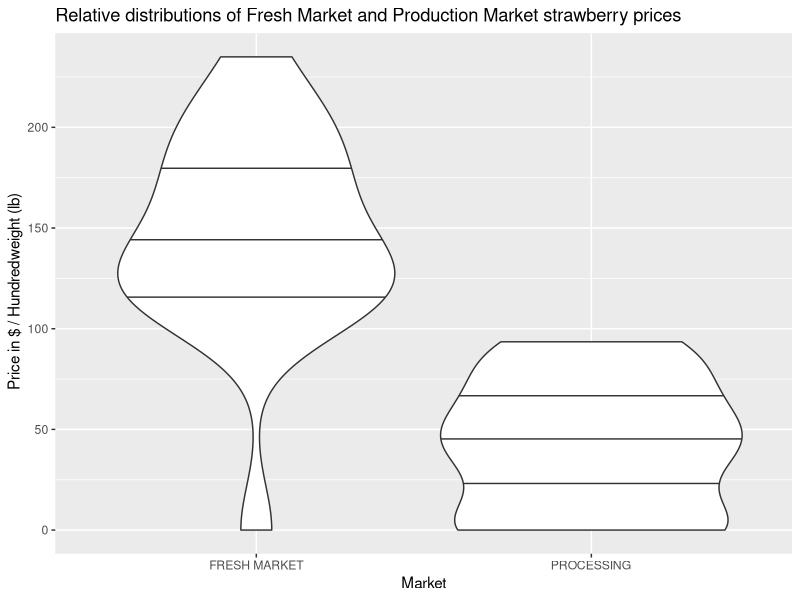
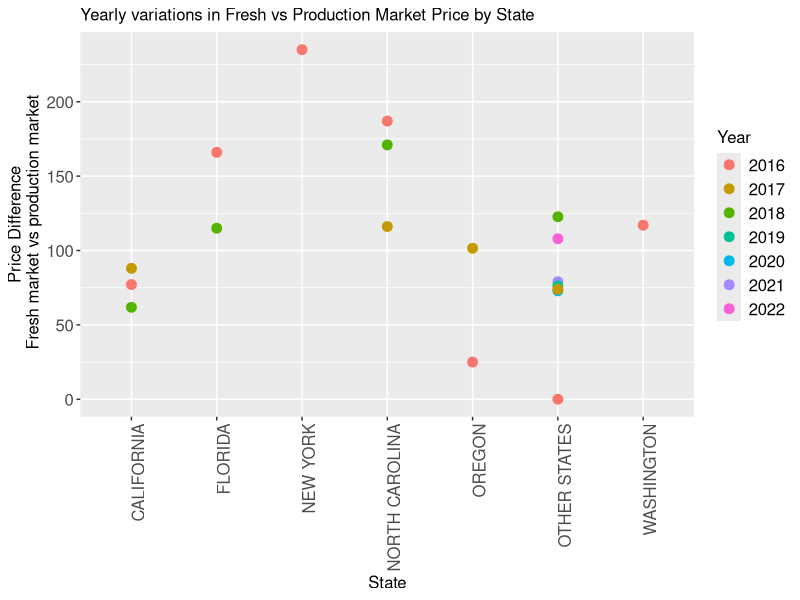
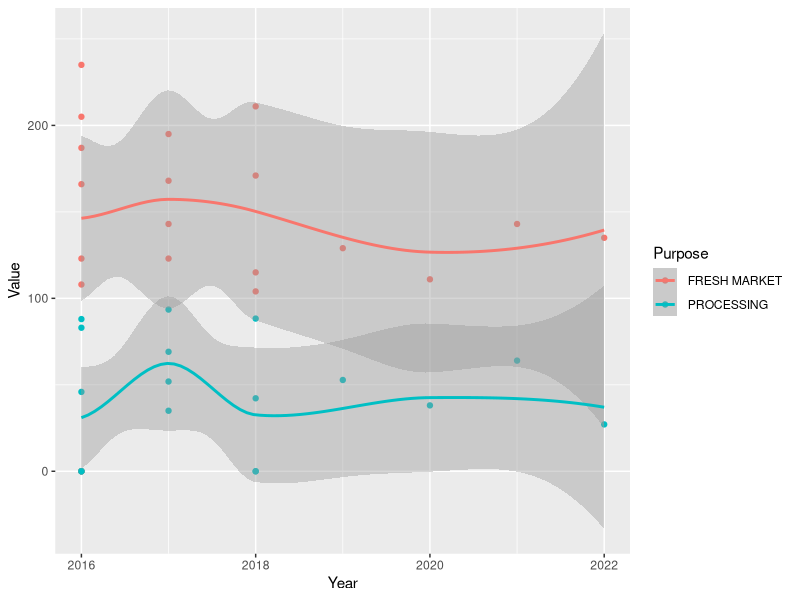

The R source for these figures, in order:
## ---- chunk 1

#Loading the libraries we shall need
library(knitr)
library(tidyverse)
library(stringr)
library(ggplot2)

strwb_survey<- read.csv("strwb_survey.csv", header = TRUE)

#Extracting the data relevant to chemicals using the Pesticide or Market Column

strwb_survey_c<- strwb_survey |> filter(Pesticide_or_Market == " BEARING - APPLICATIONS")
strwb_mkt<- strwb_survey |> filter(Pesticide_or_Market != " BEARING - APPLICATIONS")
## ---- chunk 2
strwb_mkt |> distinct(Price_or_Weight.)

strwb_mkt <- strwb_mkt |> rename(PriceProduction = Price_or_Weight.)
## ---- chunk 3

#Getting Price or Production values
strwb_mkt$PriceProduction<-ifelse(is.na(strwb_mkt$PriceProduction)==FALSE,
                                   strwb_mkt$PriceProduction,
  ifelse(str_detect(strwb_mkt$Pesticide_or_Market,"PRODUCTION")==TRUE |
    str_detect(strwb_mkt$Measurement_Unit,"PRODUCTION")==TRUE,"PRODUCTION",
  ifelse(str_detect(strwb_mkt$Pesticide_or_Market,"PRICE RECEIVED")==TRUE |       str_detect(strwb_mkt$Measurement_Unit,"PRICE RECEIVED")==TRUE,
         "PRICE RECEIVED",strwb_mkt$PriceProduction)))

#Changing the name of Pesticide or Market

strwb_mkt<- strwb_mkt |> rename(
                                Purpose = Pesticide_or_Market
)

## ---- chunk 4
strwb_mkt$Measurement_Unit<- ifelse(is.na(strwb_mkt$Measurement_Unit),
                                    strwb_mkt$Purpose,strwb_mkt$Measurement_Unit)
strwb_mkt$Purpose<- str_replace(strwb_mkt$Purpose,"- PRICE RECEIVED","")
strwb_mkt$Purpose<- str_replace(strwb_mkt$Purpose,"- PRODUCTION","")

strwb_mkt$Purpose<- ifelse(str_detect(strwb_mkt$Purpose,"MEASURED")==TRUE, "AGGREGATE",
                           strwb_mkt$Purpose)

strwb_mkt$Aggregate_type<- ifelse(strwb_mkt$Purpose == "Aggregate", 
                                  strwb_mkt$Measurement_Unit,
                                  strwb_mkt$Aggregate_type)
## ---- chunk 5

a<- strwb_mkt$Measurement_Unit[which(str_detect(strwb_mkt$Measurement_Unit,"MEASURED")==FALSE)]
b<- strwb_mkt$Aggregate_type[which(str_detect(strwb_mkt$Measurement_Unit,"MEASURED")==FALSE)]

strwb_mkt$Aggregate_type[which(str_detect(strwb_mkt$Measurement_Unit,"MEASURED")==FALSE)]<- a
strwb_mkt$Measurement_Unit[which(str_detect(strwb_mkt$Measurement_Unit,"MEASURED")==FALSE)]<- b

#Casting all non numeric values as NA
strwb_mkt$Value<- suppressWarnings(as.numeric(strwb_mkt$Value))
## ---- chunk 6
#Getting the Chemical Type and putting it into its own column
strwb_survey_chem1 <- strwb_survey_c |> mutate(`Chemical Type` = 
                                               str_sub(Domain,str_locate(Domain,"CHEMICAL,")[,2]+1,),
                                             .after= Domain.Category)

#Extracting Chemical Name into a column
strwb_survey_chem1<- strwb_survey_chem1 |> mutate(`Chemical Name`=
                                                    str_sub(Domain.Category,
                                                    str_locate(Domain.Category,":")[,2]+3,
                                                    str_locate(Domain.Category,"=")[,1]-2),
                                                  .after = `Chemical Type`)
#Extracting Chemical ID into a column
strwb_survey_chem1<- strwb_survey_chem1 |> mutate(`Chemical ID`=
                                                    str_sub(Domain.Category,-7), .after= `Chemical Name`)
strwb_survey_chem1$`Chemical ID`<- str_sub(strwb_survey_chem1$`Chemical ID`,1,-2)
strwb_survey_chem1$`Chemical ID`<- ifelse(strwb_survey_chem1$Domain=="TOTAL",NA,strwb_survey_chem1$`Chemical ID`)
strwb_survey_chem1$`Chemical ID`<- ifelse(str_detect(strwb_survey_chem1$Domain.Category,"TOTAL")==TRUE,NA,strwb_survey_chem1$`Chemical ID`)
strwb_survey_chem1$`Chemical ID`<- str_replace(strwb_survey_chem1$`Chemical ID`,"=","")
strwb_survey_chem1$`Chemical ID`<- str_trim(strwb_survey_chem1$`Chemical ID`, side = 'both')

strwb_survey_chem<- strwb_survey_chem1
## ---- chunk 7
#Creating a list of distinct chemical names in the dataset, their ids
chemical_list<- strwb_survey_chem |> filter(is.na(`Chemical Name`)!=TRUE) |>
                distinct(`Chemical Name`,.keep_all = TRUE)|> 
                select(`Chemical Name`,`Chemical ID`)

#Finding the CAS numbers corresponding to each chemical:

CAS_no<- c("131860-33-8","","","","","","1219521-95-5","1303-96-4","188425-85-6",
           "","133-06-2","20543-04-8","180409-60-3","121552-61-2","119446-68-3",
           "126833-17-8","131341-86-1","658066-35-4","907204-31-3","39148-24-8",
           "875915-78-9","70630-17-0","13492-26-7","88671-89-0","183675-82-3",
           "146659-78-1","	298-14-6","60207-90-1","	175013-18-0","53112-28-0",
           "878790-59-1","","7704-34-9","112281-77-3","23564-05-8","137-26-8",
           "141517-21-7","68694-11-1","128639-02-1","103361-09-7","38641-94-0",
           "70901-12-1","15299-99-7","42874-03-3","1910-42-5","	40487-42-1",
           "71751-41-2","57960-19-7","135410-20-7","108168-76-9","63428-82-0",
           "149877-41-8","82657-04-3","68038-71-1","68038-71-1","68038-71-1",
           "68038-71-1","68038-71-1","69327-76-0","","120962-03-0","500008-45-7",
           "","736994-63-1","400882-07-7","333-41-5","153233-91-1","13356-08-6",
           "39515-41-8","134098-61-6","158062-67-0","951659-40-8","","78587-05-0",
           "138261-41-3","121-75-5","161050-58-4","300-76-5","8002-65-1","947173-77-5",
           "116714-46-6","64742-89-8","51-03-6","67701-09-1","8003-34-7","96489-71-3",
           "95737-68-1","935545-74-7","131929-60-7","283594-90-1","153719-23-4",
           "135158-54-2","334-48-5","124-07-2","8023-77-6","76-06-2","542-75-6",
           "76674-21-0","8000-78-0","7722-84-1","10045-86-0","137-41-7","8012-95-1",
           "","79-21-0","1312-76-1","","","1228284-64-7","99129-21-2","14215-52-2",
           "87674-68-8","81406-37-3","100784-20-1","145701-23-1","63-25-2","120928-09-8",
           "946578-00-3","525-79-1","16672-87-0","133-32-4","","20427-59-2","67892-31-3",
           "77182-82-2","	122836-35-5","2921-88-2","8001-22-7","1315501-18-8","","",
           "68038-71-1","","108-62-3","137-42-8","","1332-65-6","2439-10-3","66332-96-5",
           "2008-39-1","32341-80-3","52315-07-8","68424-85-1","32426-11-2","5538-94-3",
           "7173-51-5","36734-19-7","155569-91-8","91465-08-6","203313-25-1","57-06-7",
           "624-92-0","1317-39-1","63718-65-0","272451-65-7","74-83-9","1897-45-6",
           "120116-88-3","8018-01-7","115-29-7","404-86-4","",	"57754-85-5","122-34-9",
           "5902-51-2","15708-41-5","81777-89-1")

chemical_list$CAS_no<- CAS_no

## ---- chunk 8
#Reading in UN information on hazards by CAS number
library(readxl)
hazards <- read_xlsx("WHO_codes.xlsx")
hazards$CAS_no <- str_trim(str_sub(hazards$CAS,1,str_locate(hazards$CAS," ")[,2]),"both")

codes<- hazards$CAS_no

hazards$Toxicity<- str_sub(hazards$CAS, str_locate(hazards$CAS,
                    fixed(hazards$CAS_no))[,2],)

hazards$Toxicity <- str_match(hazards$Toxicity, " \\s*(.*?)\\s* ")[,2]

hazards<- hazards |> select(-CAS)

hazards$Hazard <- ifelse(hazards$Toxicity=="Ia","Extremely hazardous",
                  ifelse(hazards$Toxicity=="Ib","Highly hazardous",
                  ifelse(hazards$Toxicity=="II","Moderately hazardous",
                  ifelse(hazards$Toxicity=="III", "Slightly hazardous",
                  ifelse(hazards$Toxicity =="U","Not acutely hazardous",
                  ifelse(hazards$Toxicity=="FM","Fumigant","Obsolete"))))))

hazard_info<- merge(x =chemical_list,y=hazards,by="CAS_no", x.chemical_list=TRUE)

#adding in a few chemicals whose codes were missing by hand

hazard_info<-rbind(hazard_info,c("20543-04-8","COPPER OCTANOATE","	
23306","U","Not acutely hazardous"))

hazard_info<-rbind(hazard_info,c("2180409-60-3","	
CYFLUFENAMID","555550","U","Not acutely hazardous"))

hazard_info<-rbind(hazard_info,c("121552-61-2","CYPRODINIL","	
288202","U","Not acutely hazardous"))

hazard_info<-rbind(hazard_info,c("70630-17-0","	
MEFENOXAM","113502","III","Slightly hazardous"))

hazard_info<-rbind(hazard_info,c("","PAECILOMYCES FUMOSOR","115002","U",
                                 "Not acutely hazardous"))


strwb_chem_info<- merge(x=strwb_survey_chem,y=hazard_info, by= "Chemical Name", 
                        all.x=TRUE)

strwb_chem_info$Value <- suppressWarnings(as.numeric(strwb_chem_info$Value))
strwb_chem_info$Value <- ifelse(strwb_chem_info$Value == "	
(NA)", NA,strwb_chem_info$Value)
## ---- chunk 9
#We are going to filter our data set so we look only at those entries for which we have hazard information

chem<- strwb_chem_info |> filter(is.na(Hazard)!=TRUE)

#Data with the aggregate type = AVG. What does AVG actually show us?

avg_chem <- chem |> filter(Aggregate_type==" AVG")
non_avg_chem <- chem |> filter(is.na(Aggregate_type)==TRUE)
## ---- chunk 10
# There are a lot of NA values in this dataset. Let's remove them and see what we get from the rest:
mkt_eda<- strwb_mkt |> filter(is.na(Value)==FALSE)

#Looking at prices per cwt:

prices<- mkt_eda |> filter( Measurement_Unit == " MEASURED IN $ / CWT") |>
  filter(Purpose != "AGGREGATE") |> 
  group_by(Purpose)

ggplot(prices, aes(Purpose, Value))+
  geom_violin(draw_quantiles = c(0.25,0.5,0.75))+
  labs(
    title="Relative distributions of Fresh Market and Production Market strawberry prices",
    x="Market", y=" Price in $ / Hundredweight (lb)"
  )
  

## ---- chunk 11
state_prices<- mkt_eda |> filter( Measurement_Unit == " MEASURED IN $ / CWT") |>
  filter(Purpose != "AGGREGATE") |> group_by(State)

#calcualte the difference between each row:

state_prices<- state_prices |> mutate(market_diff = 
  Value - lag(Value, default = Value[1])) |> select(Year, State, market_diff) 

rows <- seq(1,38)
diff_state_prices<- state_prices[rows%%2==0,]
diff_state_prices$market_diff<- abs(diff_state_prices$market_diff)
diff_state_prices$Year<- factor(diff_state_prices$Year)
  
ggplot(diff_state_prices, aes(State, market_diff, color = Year))+
  geom_point(size=3)+theme(axis.text.x = element_text(angle = 90, vjust = 1, 
                                                      hjust=1),
                           plot.title = element_text(size=12),
                        axis.text=element_text(size=12),
                        axis.title=element_text(size=12),
                        legend.title = element_text(size=12),
                        legend.text = element_text(size=12))+
  labs(title="Yearly variations in Fresh vs Production Market Price by State",
       x="State", y= "Price Difference\n Fresh market vs production market")
  



## ---- chunk 12
ggplot(data=prices, aes(Year, Value, color=Purpose))+
  geom_point()+suppressWarnings(stat_smooth())
